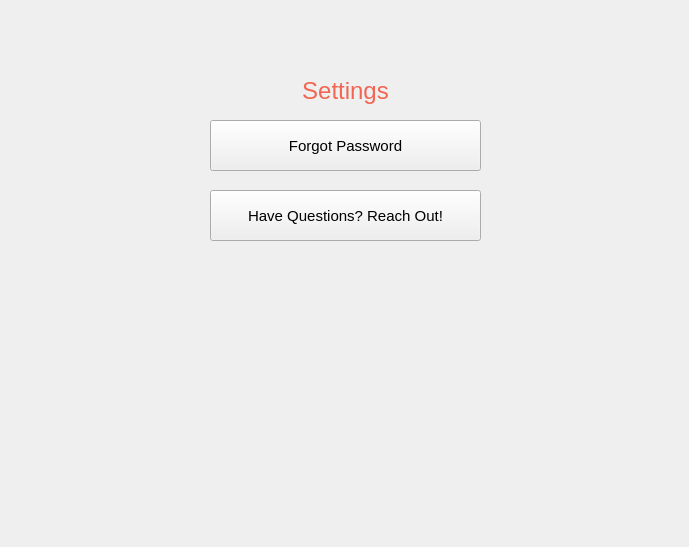
<?xml version="1.0" encoding="UTF-8"?>
<ui version="4.0">
 <class>Settings</class>
 <widget class="QWidget" name="Settings">
  <property name="geometry">
   <rect>
    <x>0</x>
    <y>0</y>
    <width>689</width>
    <height>547</height>
   </rect>
  </property>
  <property name="windowTitle">
   <string>Form</string>
  </property>
  <widget class="QPushButton" name="pushButton_3">
   <property name="geometry">
    <rect>
     <x>210</x>
     <y>190</y>
     <width>271</width>
     <height>51</height>
    </rect>
   </property>
   <property name="styleSheet">
    <string notr="true">font-family: &quot;Avenir Next&quot;;
font-size: 15px;</string>
   </property>
   <property name="text">
    <string>Have Questions? Reach Out!</string>
   </property>
  </widget>
  <widget class="QPushButton" name="pushButton_4">
   <property name="geometry">
    <rect>
     <x>210</x>
     <y>120</y>
     <width>271</width>
     <height>51</height>
    </rect>
   </property>
   <property name="styleSheet">
    <string notr="true">font-family: &quot;Avenir Next&quot;;
font-size: 15px;</string>
   </property>
   <property name="text">
    <string>Forgot Password</string>
   </property>
  </widget>
  <widget class="QLabel" name="label_2">
   <property name="geometry">
    <rect>
     <x>0</x>
     <y>70</y>
     <width>691</width>
     <height>41</height>
    </rect>
   </property>
   <property name="styleSheet">
    <string notr="true">font-family: &quot;Avenir Next&quot;;
font-size: 24px;
color: #F26552;</string>
   </property>
   <property name="text">
    <string>Settings</string>
   </property>
   <property name="alignment">
    <set>Qt::AlignCenter</set>
   </property>
  </widget>
 </widget>
 <resources/>
 <connections/>
</ui>
